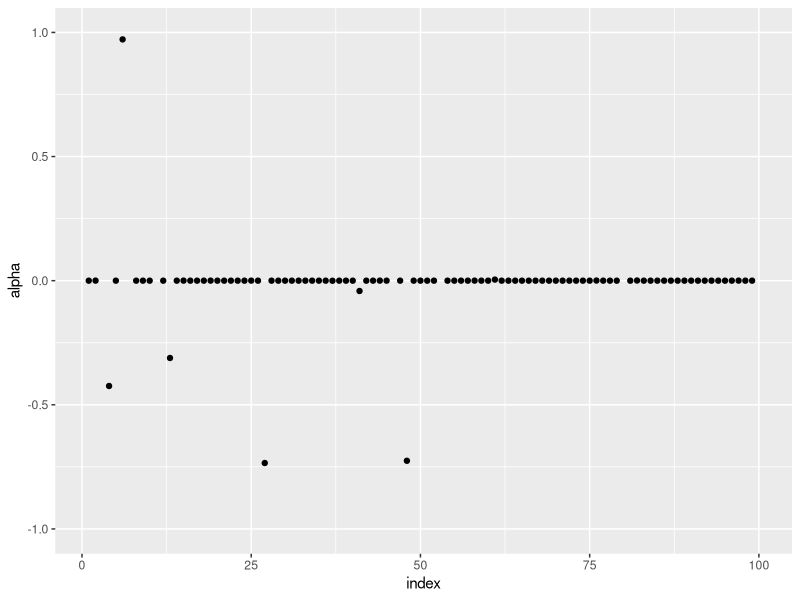
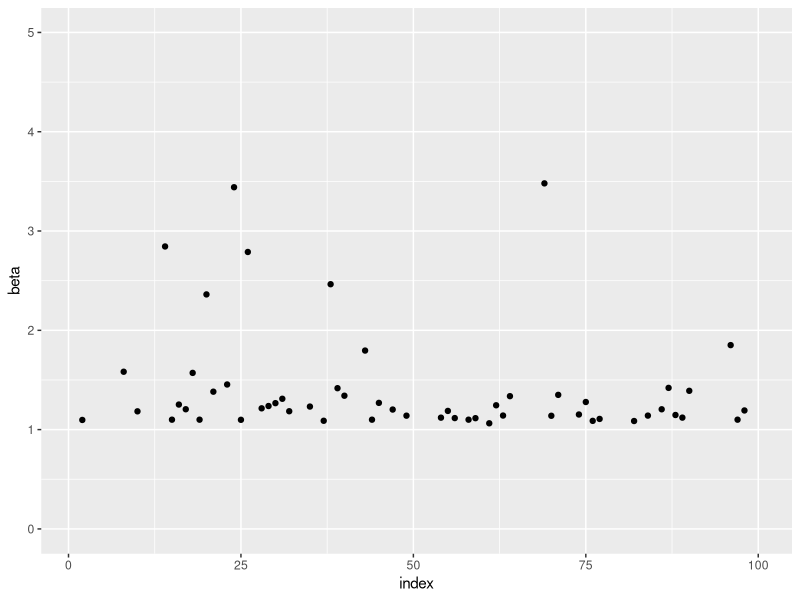
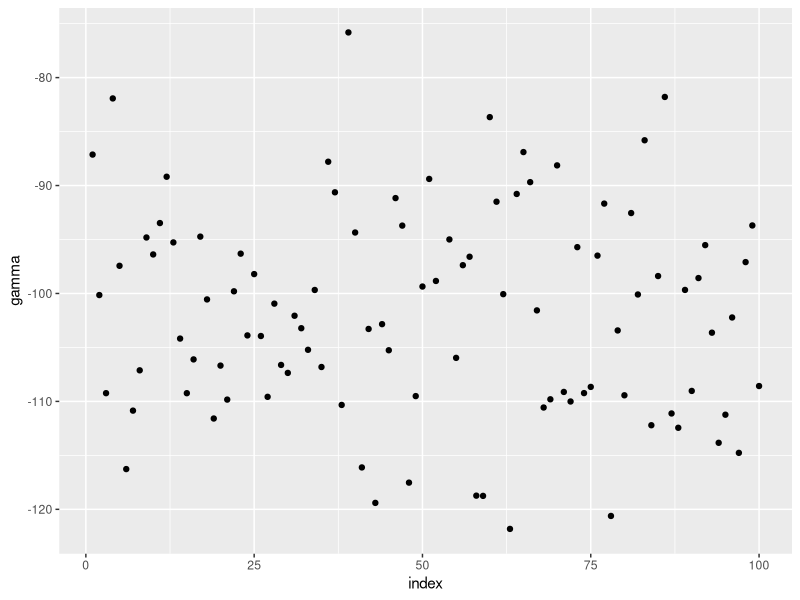
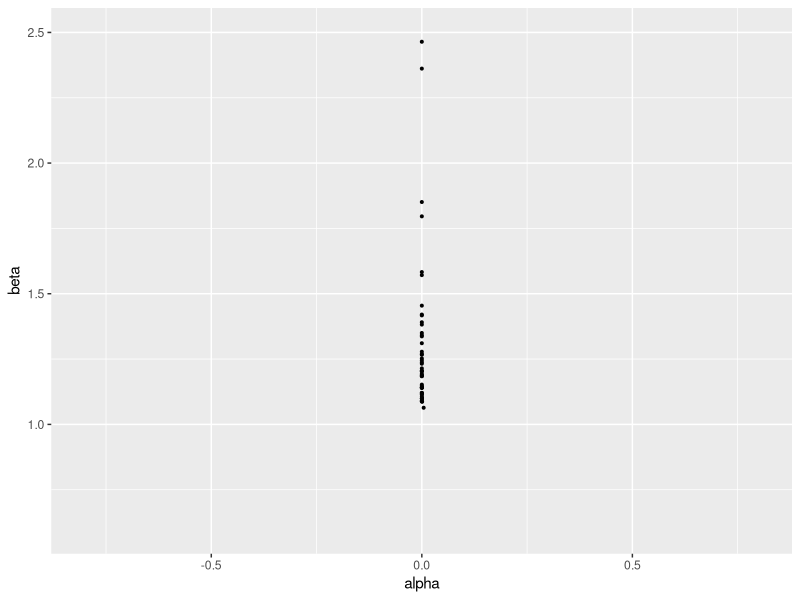

Source code (R) for these figures, in order:
library("tidyverse")
x_icount <- 100
n <- 100
x_i <- 1:x_icount
a_nul <- 0
beta_nul <- 1
gamma_nul <- 0
p_waldtest_a <- rep(0,n)
p_waldtest_b <- rep(0,n)
p_waldtest_g <- rep(0,n)
conff1b <- matrix(nrow=n, ncol=2)
conff1a <- matrix(nrow=n, ncol=2)
conff1g <- matrix(nrow=n, ncol=2)
limits <- rep(0,n)
errors <- rep(0,n)
betahat <- rep(0,n)
ahat <- rep(0,n)
gammahat <- rep(0,n)
resulthypotese <- rep(0,n)
bstar <- 1.1
crit = pchisq(0.05,df=3,lower.tail = FALSE)
beta <- function(b,c1 = 1,c2 = 0) {
  b ^ (c1 * x_i + c2)
}

for (ii in 1:n) {
  yi <- rnorm(x_icount, mean=1, sd=1)
  likelihood <- function(a,b,g) {
    1 / sqrt(2*pi)^x_icount * prod(exp (( a * b ^x_i -yi + g)^2)/2)
  }
  
  s <- function(b) {
    a_s <- sum(beta(b))
    b_s <- (sum(beta(b))) / n * sum(beta(b)) 
    c_s <- (sum(beta(b))) / n * sum(yi)
    d_s <- sum(yi*beta(b))
    sahat <- (c_s-d_s)/(b_s-a_s)
    gamma <- 1 / n * sum(sahat*beta(b)-yi) 
    - sum((sahat * beta(b) + gamma - yi ) * beta(b,1,-1) * x_i* sahat)
  }
  
  i <- function(b) {
    a_s <- sum(beta(b))
    b_s <- (sum(beta(b))) / n * sum(beta(b)) 
    c_s <- (sum(beta(b))) / n * sum(yi)
    d_s <- sum(yi*beta(b))
    sahat <- (c_s-d_s)/(b_s-a_s)
    gamma <- 1 / n * sum(sahat*beta(b))- sum(yi)
    imi <- sum(x_i * sahat * beta(b,1,-2) * ((2*x_i-1) * sahat *beta(b) + 
             gamma * (x_i-1) - ((sahat * beta(b) + gamma)) *(x_i -1)  ))
    imi^-1
  }
  
  intim <- function(b, funk1, funk2) {
    score <- funk1 
    fish <- funk2 
    bk <- b
    itt <-0
    itt1 <- 0
    itt2 <- 0 
    while(abs(score(bk) * fish(bk))>0.001) {
      itt<- itt + 1
      bk = bk + fish(bk) * score(bk)
      if (!is.finite(score(bk))==TRUE | !is.finite((fish(bk)))==TRUE) {
        cat("ERROR!", "\n")
        itt2 <- 1
        break
      }
      if (itt>5000) {
        cat("break", "\n")
        itt1 <- 1
        break(intim)
      }
    }
    c(bk,itt, itt1, itt2)
  }
  resultatintim <- intim(bstar, s, i)
  betahat[ii] <-  resultatintim[1] 
  ahat_s <- sum(beta(betahat[ii]))
  bhat_s <- (sum(beta(betahat[ii]))) / n * sum(beta(betahat[ii])) 
  chat_s <- (sum(beta(betahat[ii]))) / n * sum(yi)
  dhat_s <- sum(yi*beta(betahat[ii]))
  ahat[ii] <- (chat_s-dhat_s)/(bhat_s-ahat_s)
  gammahat[ii] <- 1 / n * sum(ahat[ii]*beta(betahat[ii]))- sum(yi)
  lmle <- likelihood(ahat[ii],betahat[ii], gammahat[ii])
  lognorm <- function(a,b,g) {
    -2*log(likelihood(a,b,g)/lmle)
  }
  
  resulthypotese[ii] <- lognorm(ahat[ii], betahat[ii], gamma_nul)<=crit
  j22y <- 1 / (sum(ahat[ii] * (2 * x_i - 1) * beta(betahat[ii],2,-1) * x_i) -sum(ahat[ii] * x_i *(x_i - 1)* beta(betahat[ii], 1, 0 ) * yi))
  j11y <- 1 / (sum(beta(betahat[ii],2,0)))
  j33y <- 1 / x_icount
  waldtesta <- ((ahat[ii]-a_nul)^2)/ j11y
  p_waldtest_a[ii] <- 2*pnorm(abs(waldtesta), lower.tail = FALSE)
  waldtestb <- (betahat[ii]-beta_nul) ^ 2 / j22y
  p_waldtest_b[ii] <- 2*pnorm(abs(waldtestb), lower.tail = FALSE)
  waldtestg <- (gammahat[ii]-gamma_nul)^2/ j33y
  p_waldtest_g[ii] <- 2*pnorm(abs(waldtestg), lower.tail = FALSE)
  conff1b[ii,1] <- betahat[ii] - 1.96 * sqrt(abs(j22y))
  conff1b[ii,2] <- betahat[ii] + 1.96 * sqrt(abs(j22y))
  conff1a[ii,1] <- ahat[ii] - 1.96 * sqrt(abs(j11y))
  conff1a[ii,2] <- ahat[ii] + 1.96 * sqrt(abs(j11y))
  conff1g[ii,1] <- gammahat[ii] - 1.96 * sqrt(abs(j33y))
  conff1g[ii,2] <- gammahat[ii] + 1.96 * sqrt(abs(j33y))
  limits[ii] <- resultatintim[3]
  errors[ii] <- resultatintim[4]
  cat("Iteration=", ii, "Limits=", sum(limits),  "Errors=",sum(errors) , "\n") 
}
cat("Hvilke ahat waldtest ligger inde for confidence intervallet", "\n")
confresula <- which(conff1a[,1] < a_nul & conff1a[,2] > a_nul); confresula
length(confresula)
cat("Hvilke betahat waldtest ligger inde for confidence intervallet", "\n")
confresulb <- which(conff1b[,1] < beta_nul & conff1b[,2] > beta_nul); confresulb
length(confresulb)
cat("Hvilke gammahat waldtest ligger inde for confidence intervallet", "\n")
confresulg <- which(conff1g[,1] < gamma_nul & conff1g[,2] > gamma_nul); confresulg
length(confresulg)
cat("Number of accepted H0 hypothesis", "\n")
sum(resulthypotese)
ahat_plot <- data.frame(x=1:n, y= ahat)
betahat_plot <- data.frame(x=1:n, y= betahat)
gammahat_plot <- data.frame(x=1:n, y=gammahat)
ahat_betahat <- data.frame(x= ahat, y=betahat)
ggplot(ahat_plot, aes(x,y)) +
  geom_point() + 
  scale_y_continuous(limits=c(-1,1)) +
  labs(x = "index", y= "alpha")
ggplot(betahat_plot, aes(x,y)) +
  geom_point() +
  scale_y_continuous(limits=c(0,5)) +
  labs(x = "index", y= "beta")
ggplot(gammahat_plot, aes(x,y)) +
  geom_point() +
  labs(x = "index", y= "gamma")
ggplot(ahat_betahat, aes(x,y)) +
  geom_point(size = 0.7) + 
  scale_y_continuous(limits=c(0.6,2.5)) +
  scale_x_continuous(limits=c(-0.8,0.8)) +
  labs(x = "alpha", y= "beta")

